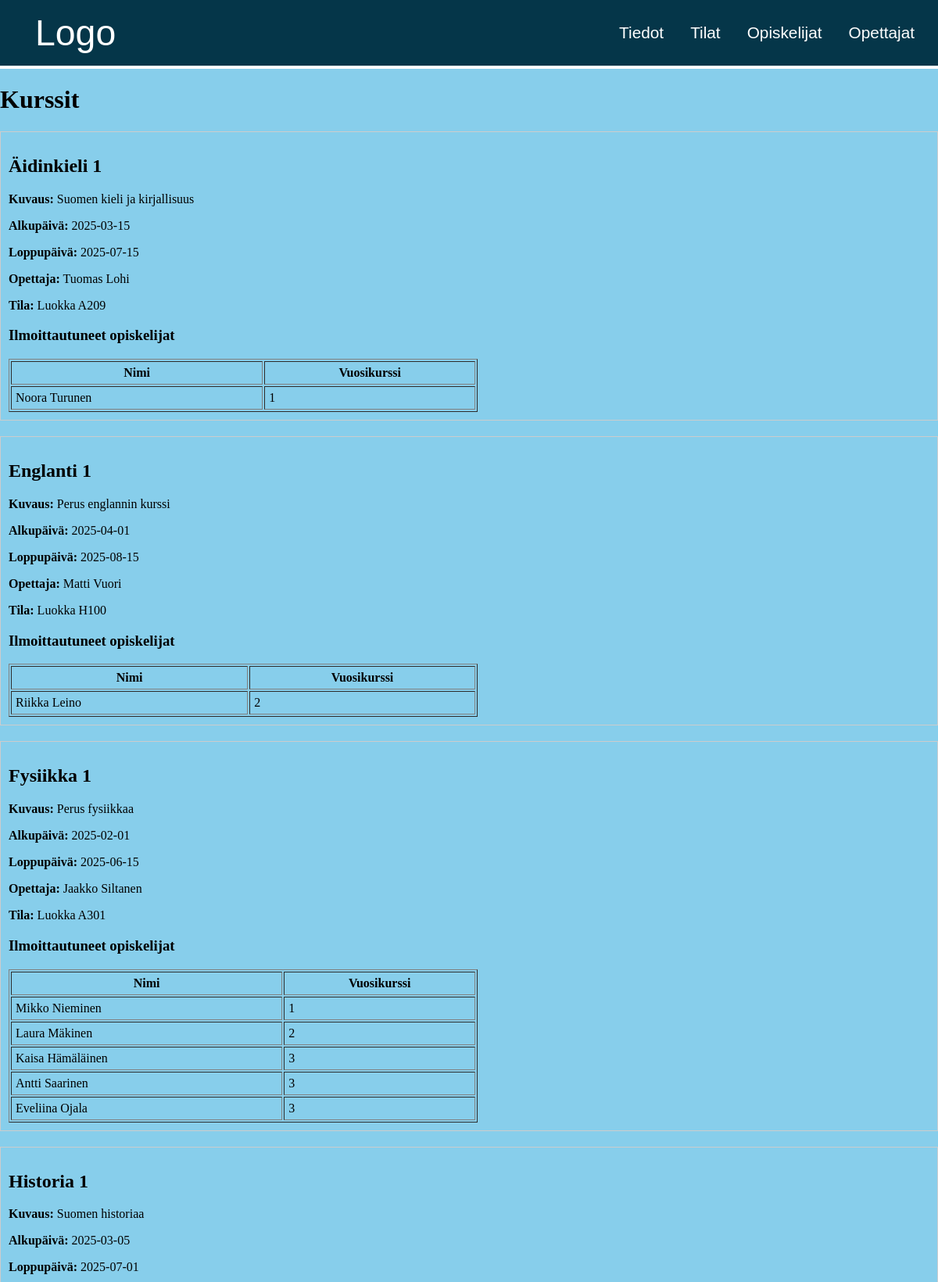
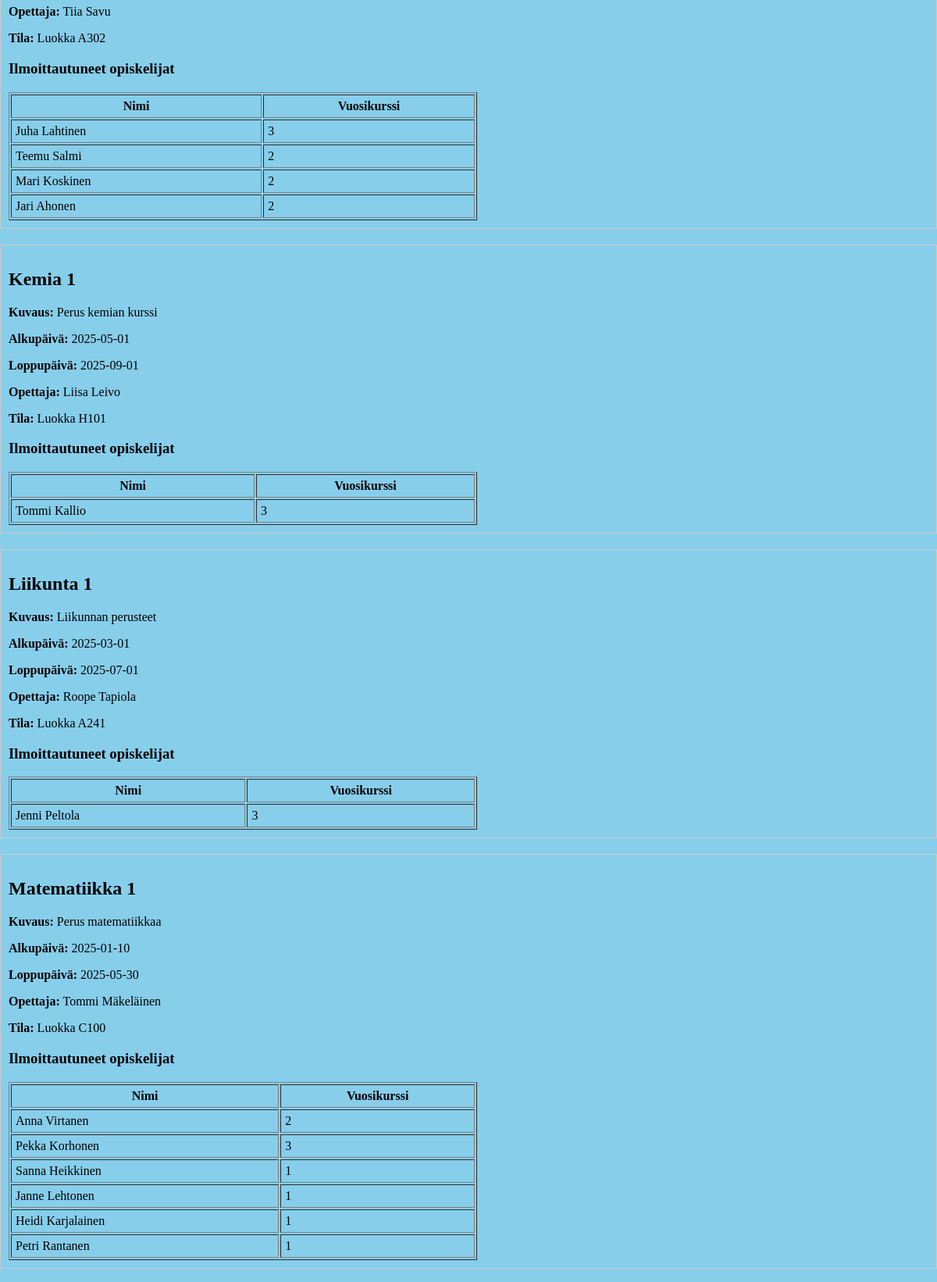
The app's page /Koodi/kurssit.php (upper part) with its own data (2 pictures, top to bottom).
### tables this page shows
CREATE TABLE `kurssit` (
  `Tunnus` int(11) NOT NULL,
  `Nimi` varchar(30) NOT NULL,
  `Kuvaus` text NOT NULL,
  `Alkupaiva` date NOT NULL,
  `Loppupaiva` date NOT NULL,
  `Opettaja` int(11) NOT NULL,
  `Tila` int(11) NOT NULL
);

CREATE TABLE `opettajat` (
  `Tunnusnumero` int(11) NOT NULL,
  `Etunimi` varchar(30) NOT NULL,
  `Sukunimi` varchar(30) NOT NULL,
  `Aine` varchar(30) NOT NULL
);

CREATE TABLE `tilat` (
  `Tunnus` int(11) NOT NULL,
  `Nimi` varchar(30) NOT NULL,
  `Kapasiteetti` int(11) NOT NULL
);

CREATE TABLE `opiskelijat` (
  `Opiskelijanumero` int(11) NOT NULL,
  `Etunimi` varchar(20) NOT NULL,
  `Sukunimi` varchar(20) NOT NULL,
  `Syntymapaiva` date NOT NULL,
  `Vuosikurssi` int(11) NOT NULL
);

### Koodi/kurssit.php (the view, shortened to what this page needs)
<?php
include 'yhteys.php';
$sql = "SELECT k.Tunnus, k.Nimi, k.Kuvaus, k.Alkupaiva, k.Loppupaiva,
               o.Etunimi, o.Sukunimi,
               t.Nimi AS tila_nimi
        FROM kurssit k
        LEFT JOIN opettajat o ON k.Opettaja = o.Tunnusnumero
        LEFT JOIN tilat t ON k.Tila = t.Tunnus
        ORDER BY k.Nimi";
$stmt = $yhteys->query($sql);
$kurssit = $stmt->fetchAll(PDO::FETCH_ASSOC);
?>
<!DOCTYPE html>
<html lang="fi">
<head>
    <link rel="stylesheet" href="styles.css">
</head>
<body>
    <div class="header">
        <a href="index.php" class="logo">Logo</a>
        <div class="items">
            <a href="tiedot.php">Tiedot</a>
            <a href="tilat.php">Tilat</a>
            <a href="opiskelijat.php">Opiskelijat</a>
            <a href="opettajat.php">Opettajat</a>
        </div>
    </div>
    <div class="content">
        <h1>Kurssit</h1>
        <?php foreach ($kurssit as $kurssi): ?>
            <div class="course-box" style="border:1px solid #ccc; padding:10px; margin-bottom:20px;">
                <h2><?= htmlspecialchars($kurssi['Nimi']) ?></h2>
                <p><strong>Kuvaus:</strong> <?= nl2br(htmlspecialchars($kurssi['Kuvaus'])) ?></p>
                <p><strong>Alkupäivä:</strong> <?= htmlspecialchars($kurssi['Alkupaiva']) ?></p>
                <p><strong>Loppupäivä:</strong> <?= htmlspecialchars($kurssi['Loppupaiva']) ?></p>
                <p><strong>Opettaja:</strong> <?= htmlspecialchars($kurssi['Etunimi'] . ' ' . $kurssi['Sukunimi']) ?></p>
                <p><strong>Tila:</strong> <?= htmlspecialchars($kurssi['tila_nimi']) ?></p>
                <h3>Ilmoittautuneet opiskelijat</h3>
                <?php
                $sql2 = "SELECT o.Etunimi, o.Sukunimi, o.Vuosikurssi
                         FROM kurssikirjautuminen kk
                         JOIN opiskelijat o ON kk.Opiskelija = o.Opiskelijanumero
                         WHERE kk.Kurssi = ?";
                $stmt2 = $yhteys->prepare($sql2);
                $stmt2->execute([$kurssi['Tunnus']]);
                $opiskelijat = $stmt2->fetchAll(PDO::FETCH_ASSOC);
                ?>
                <?php if (empty($opiskelijat)): ?>
                    <p>Ei vielä ilmoittautuneita opiskelijoita.</p>
                <?php else: ?>
                    <table border="1" cellpadding="5" style="width:100%; max-width:600px;">
                        <tr>
                            <th>Nimi</th>
                            <th>Vuosikurssi</th>
                        </tr>
                        <?php foreach ($opiskelijat as $op): ?>
                        <tr>
                            <td><?= htmlspecialchars($op['Etunimi'] . ' ' . $op['Sukunimi']) ?></td>
                            <td><?= htmlspecialchars($op['Vuosikurssi']) ?></td>
                        </tr>
                        <?php endforeach; ?>
                    </table>
                <?php endif; ?>
            </div>
        <?php endforeach; ?>
    </div>
</body>
</html>

### Koodi/styles.css (style rules this page uses)
html, body { margin: 0; padding: 0; background-color: skyblue; min-height: 150vh; }
.header { display: flex; justify-content: space-between; align-items: center; padding: 15px; background-color: rgb(5, 54, 73); border-bottom: 0.3rem solid white; }
.header a { padding: 10px 15px; transition: all 0.3s ease; }
.header a { margin: 0; color: white; text-decoration: none; font-size: 1.3rem; font-family: 'Gill Sans', 'Gill Sans MT', Calibri, 'Trebuchet MS', sans-serif; transition: all 0.3s ease; }
.header .logo { align-items: center; padding: 0; text-align: left; color: white; margin-left: 30px; text-decoration: none; font-size: 2.9rem; }

### records on screen
kurssit: Nimi "Äidinkieli 1", Kuvaus "Suomen kieli ja kirjallisuus", Alkupaiva "2025-03-15", Loppupaiva "2025-07-15", Opettaja.Sukunimi "Tuomas Lohi", Tila.Nimi "Luokka A209"
opiskelijat: Etunimi+Sukunimi "Noora Turunen", Vuosikurssi "1"
kurssit: Nimi "Englanti 1", Kuvaus "Perus englannin kurssi", Alkupaiva "2025-04-01", Loppupaiva "2025-08-15", Opettaja.Sukunimi "Matti Vuori", Tila.Nimi "Luokka H100"
opiskelijat: Etunimi+Sukunimi "Riikka Leino", Vuosikurssi "2"
kurssit: Nimi "Fysiikka 1", Kuvaus "Perus fysiikkaa", Alkupaiva "2025-02-01", Loppupaiva "2025-06-15", Opettaja.Sukunimi "Jaakko Siltanen", Tila.Nimi "Luokka A301"
opiskelijat: Etunimi+Sukunimi "Mikko Nieminen", Vuosikurssi "1"
opiskelijat: Etunimi+Sukunimi "Laura Mäkinen", Vuosikurssi "2"
opiskelijat: Etunimi+Sukunimi "Kaisa Hämäläinen", Vuosikurssi "3"
opiskelijat: Etunimi+Sukunimi "Antti Saarinen", Vuosikurssi "3"
opiskelijat: Etunimi+Sukunimi "Eveliina Ojala", Vuosikurssi "3"
kurssit: Nimi "Historia 1", Kuvaus "Suomen historiaa", Alkupaiva "2025-03-05", Loppupaiva "2025-07-01", Opettaja.Sukunimi "Tiia Savu", Tila.Nimi "Luokka A302"
opiskelijat: Etunimi+Sukunimi "Juha Lahtinen", Vuosikurssi "3"
opiskelijat: Etunimi+Sukunimi "Teemu Salmi", Vuosikurssi "2"
opiskelijat: Etunimi+Sukunimi "Mari Koskinen", Vuosikurssi "2"
opiskelijat: Etunimi+Sukunimi "Jari Ahonen", Vuosikurssi "2"
kurssit: Nimi "Kemia 1", Kuvaus "Perus kemian kurssi", Alkupaiva "2025-05-01", Loppupaiva "2025-09-01", Opettaja.Sukunimi "Liisa Leivo", Tila.Nimi "Luokka H101"
opiskelijat: Etunimi+Sukunimi "Tommi Kallio", Vuosikurssi "3"
kurssit: Nimi "Liikunta 1", Kuvaus "Liikunnan perusteet", Alkupaiva "2025-03-01", Loppupaiva "2025-07-01", Opettaja.Sukunimi "Roope Tapiola", Tila.Nimi "Luokka A241"
opiskelijat: Etunimi+Sukunimi "Jenni Peltola", Vuosikurssi "3"
kurssit: Nimi "Matematiikka 1", Kuvaus "Perus matematiikkaa", Alkupaiva "2025-01-10", Loppupaiva "2025-05-30", Opettaja.Sukunimi "Tommi Mäkeläinen", Tila.Nimi "Luokka C100"
opiskelijat: Etunimi+Sukunimi "Anna Virtanen", Vuosikurssi "2"
opiskelijat: Etunimi+Sukunimi "Pekka Korhonen", Vuosikurssi "3"
opiskelijat: Etunimi+Sukunimi "Sanna Heikkinen", Vuosikurssi "1"
opiskelijat: Etunimi+Sukunimi "Janne Lehtonen", Vuosikurssi "1"
opiskelijat: Etunimi+Sukunimi "Heidi Karjalainen", Vuosikurssi "1"
opiskelijat: Etunimi+Sukunimi "Petri Rantanen", Vuosikurssi "1"
